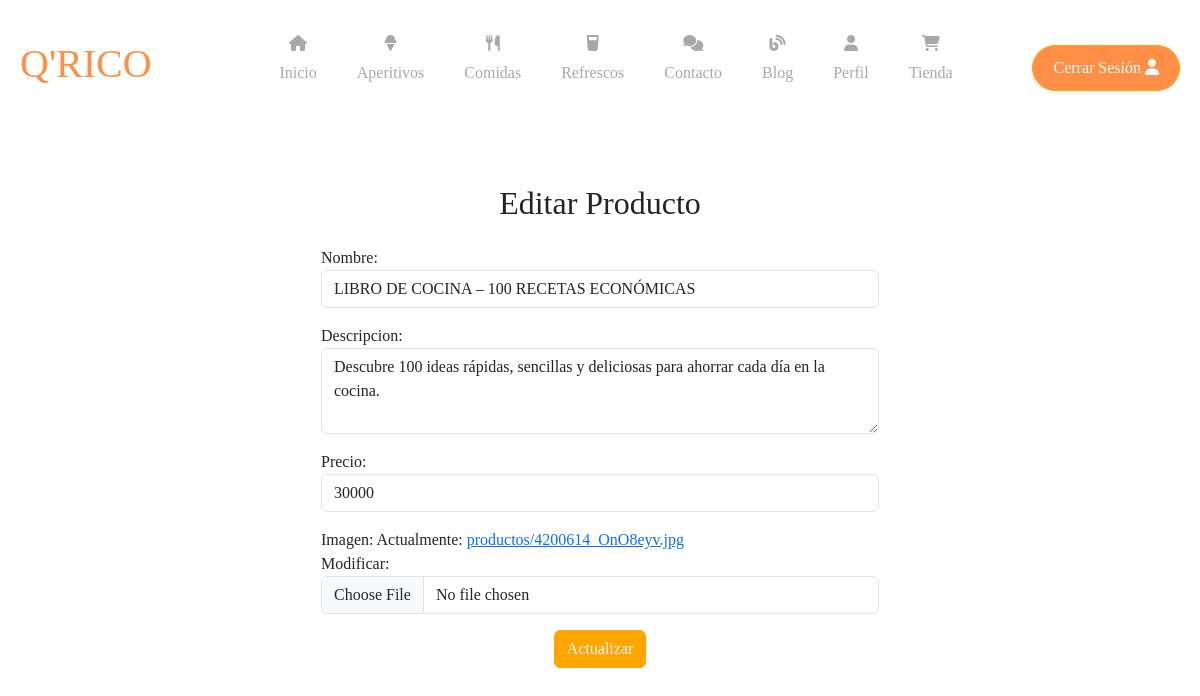
/tienda/editar/5/ (signed in), run on the app's committed database.
### cuentas/models.py (models this page shows, shortened)
class Producto(models.Model):
    nombre = models.CharField(max_length=100)  # Nombre del producto
    descripcion = models.TextField()  # Descripción del producto
    precio = models.IntegerField()  # Precio del producto
    imagen = models.ImageField(upload_to='productos/', default='path/to/default/image.jpg')  # Imagen del producto
    fecha_creacion = models.DateTimeField(auto_now_add=True)  # Fecha de creación del producto

### cuentas/views.py (the view)
# urls.py: path('tienda/editar/<int:producto_id>/', views.editar_producto, name='editar_producto'),
@login_required
def editar_producto(request, producto_id):
    producto = get_object_or_404(Producto, id=producto_id)
    if request.method == 'POST':
        form = ProductoForm(request.POST, request.FILES, instance=producto)
        if form.is_valid():
            form.save()
            messages.success(request, 'Producto actualizado con éxito.')
            return redirect('tienda')
        else:
            messages.error(request, 'Error al actualizar el producto. Por favor, corrige los errores.')
    else:
        form = ProductoForm(instance=producto)
    return render(request, 'cuentas/editar_producto.html', {'form': form})

### cuentas/forms.py
class ProductoForm(forms.ModelForm):
    class Meta:
        model = Producto
        fields = ['nombre', 'descripcion', 'precio', 'imagen']
        widgets = {
            'nombre': forms.TextInput(attrs={'class': 'form-control'}),
            'descripcion': forms.Textarea(attrs={'class': 'form-control', 'rows': 3}),
            'precio': forms.NumberInput(attrs={'class': 'form-control'}),
            'imagen': forms.ClearableFileInput(attrs={'class': 'form-control'}),
        }

### cuentas/templates/cuentas/editar_producto.html (shortened to what this page needs)
{% extends "cuentas/base.html" %}
{% block content %}
<div class="container mt-5 d-flex justify-content-center">
    <div class="col-md-6">
        <h2 class="text-center">Editar Producto</h2>
        {% if perms.cuentas.change_producto %}
            <form method="post" enctype="multipart/form-data" class="mt-4">
                {{ form.as_p }}
                <div class="text-center">
                    <button type="submit" class="btn btn-orange mb-3">Actualizar</button>
                </div>
            </form>
        {% else %}
            <p class="text-center">No tienes permiso para editar productos.</p>
        {% endif %}
    </div>
</div>
{% endblock %}

### cuentas/static/cuentas/css/estilo.css (style rules this page uses)
* { margin: 0; padding: 0; font-family: 'Quicksand'; }
html { scroll-behavior: smooth; }
.btn-orange { background-color: orange; border-color: orange; color: white; }

### data on the page
Producto: nombre "LIBRO DE COCINA – 100 RECETAS ECONÓMICAS", descripcion "Descubre 100 ideas rápidas, sencillas y deliciosas para ahorrar cada día en la cocina.", precio "30000"
